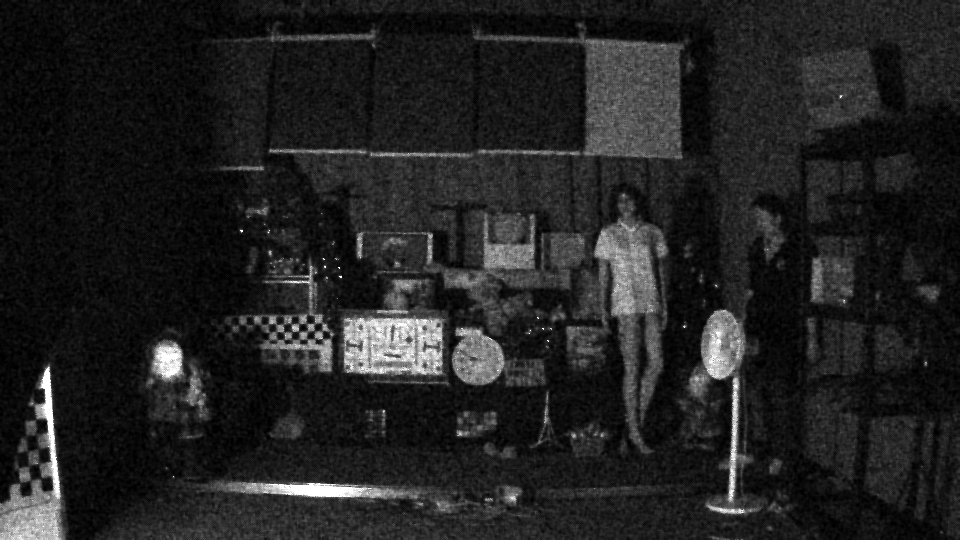
#> input picture utils/2DNR/robust_raw_md_肖纬杰_已验证/MD_optimized_sc450ai2/bboxes/0000.png, 960 x 540 px
$ python visualize_tiff.py
#> lines starting #> are read from the running program, lines starting #| are printed output that depends on the picture
import tkinter as tk
from tkinter import filedialog
from PIL import Image
import numpy as np
import os
import matplotlib.pyplot as plt


def detect_vbm3d_results():
    root = tk.Tk()
    root.withdraw()

    default_path = os.path.join(os.path.expanduser("~"), "Desktop", "VBM3D_3DNR_Results")

    file_path = filedialog.askopenfilename(
        initialdir=default_path,
        title="选择 VBM3D 去噪后的 TIFF 文件",
        filetypes=[("TIFF 图像", "*.tif;*.tiff"), ("所有文件", "*.*")]
    )
#> the answer given: ../../../../utils/2DNR/robust_raw_md_肖纬杰_已验证/MD_optimized_sc450ai2/bboxes/0000.png

    if not file_path:
        return

    try:
        img = Image.open(file_path)
#> img is the input picture: PIL image 960x540 L; min 0, max 255, mean 34
        img_array = np.array(img).astype(np.float32)

        print("-" * 40)
        print(f"【VBM3D 产物深度检测】")
        print(f"文件名: {os.path.basename(file_path)}")

        # 基础维度信息
        h, w = img_array.shape[:2]
#> h = 540; w = 960
        channels = img_array.shape[2] if img_array.ndim == 3 else 1
#> channels = 1
        print(f"分辨率: {w} x {h}")
#| 分辨率: 960 x 540
        if channels > 1:
            print(f"通道数: {channels} (彩色图像)")
        print(f"数据类型 (dtype): {img_array.dtype}")
#| 数据类型 (dtype): float32

        # 数值范围检测
        v_min = np.min(img_array)
#> v_min = 0
        v_max = np.max(img_array)
#> v_max = 255
        v_mean = np.mean(img_array)
#> v_mean = 33.98

        print(f"像素最小值: {v_min:.2f}")
#| 像素最小值: 0.00
        print(f"像素最大值: {v_max:.2f}")
#| 像素最大值: 255.00
        print(f"平均亮度: {v_mean:.2f}")
#| 平均亮度: 33.98

        # 位深逻辑判定
        if v_max > 255:
            print("判定结果: 确认保留了 12-bit/16-bit 高精度数据 (4095 域)")
        else:
            print("判定结果: 数据似乎被压缩到了 8-bit 范围 (255 域)")

        # ---------- 新增：真实位深检测 ----------
        # 展平所有像素值（如果是彩色，则将所有通道的值合并）
        flat_vals = img_array.ravel()
        unique_vals = np.unique(flat_vals)
#> unique_vals = 256 values from 0 to 255
        num_unique = len(unique_vals)
#> num_unique = 256
        print(f"\n【灰度级分析】")
        print(f"不同像素值数量: {num_unique} (理论最大4096)")
#| 不同像素值数量: 256 (理论最大4096)

        # 根据唯一值数量判断
        if num_unique > 3000:
            print("真实性: 很可能为真实12位图像 (灰度级丰富)")
        elif num_unique > 1000:
            print("真实性: 可能为12位但有压缩或后处理")
        elif num_unique > 256:
            print("真实性: 疑似从8位拉伸 (灰度级较少)")
        else:
            print("真实性: 极可能为8位或更低图像")

        # 分析灰度级间隔特征（如果唯一值足够多才分析，避免除零）
        if num_unique > 10:
            sorted_vals = np.sort(unique_vals)
#> sorted_vals = 256 values from 0 to 255
            gaps = np.diff(sorted_vals)
#> gaps = 255 values from 1 to 1
            median_gap = np.median(gaps)
#> median_gap = 1
            std_gap = np.std(gaps)
#> std_gap = 0
            print(f"灰度级间隔中位数: {median_gap:.2f}")
#| 灰度级间隔中位数: 1.00
            print(f"间隔标准差: {std_gap:.2f}")
#| 间隔标准差: 0.00

            # 判断是否存在均匀拉伸的迹象
            if std_gap < 0.5 and median_gap > 1.5:
                # 间隔非常一致且较大，可能是线性拉伸
                print("间隔特征: 灰度级间隔均匀，可能是从低位深线性拉伸而来")
                if 15 < median_gap < 17:
                    print("  └─ 符合8位→12位拉伸 (间隔≈16)")
                elif 3 < median_gap < 5:
                    print("  └─ 符合10位→12位拉伸 (间隔≈4)")
                else:
                    print(f"  └─ 间隔{median_gap:.1f}，可能为其他拉伸")
            elif median_gap == 1:
                print("间隔特征: 正常连续灰度级")
            else:
                print("间隔特征: 无明显拉伸迹象")
        else:
            print("灰度级过少，无法进行间隔分析")
        # ----------------------------------------

        # Matplotlib 预览
        plt.figure(figsize=(10, 8))
        if channels == 1:
            plt.imshow(img_array, cmap='gray', vmin=0, vmax=4095)
            plt.colorbar(label='Pixel Value (12-bit Range)')
        else:
            # 彩色图像：归一化显示（不改变原始数据）
            plt.imshow(np.clip(img_array / 4095, 0, 1))
            plt.colorbar(label='Normalized Value')
        plt.title(f"Preview: {os.path.basename(file_path)}")
        plt.axis('off')

        print("\n提示: 图片已在 PyCharm 的 SciView/Plots 窗口打开。")
        print("-" * 40)
        plt.show()
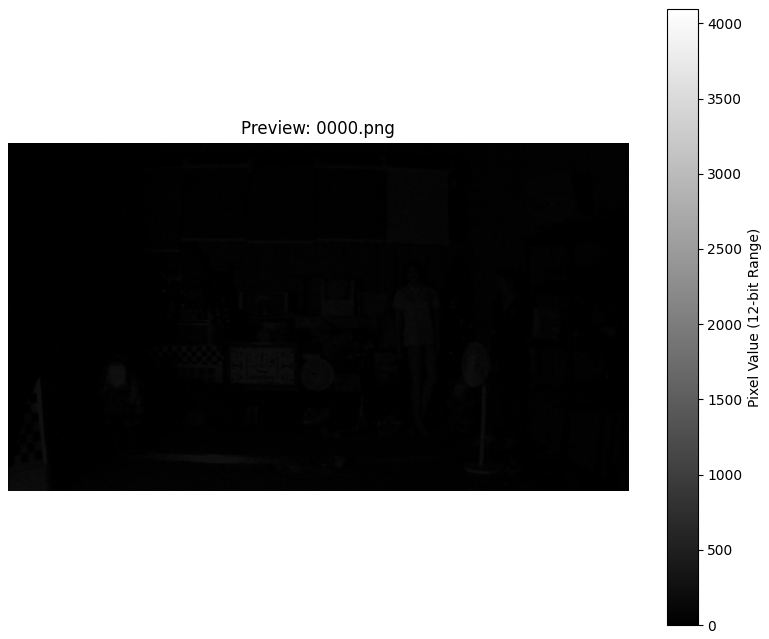
#> figure drawn by matplotlib, 2 panels

    except Exception as e:
        print(f"检测失败: {e}")


if __name__ == "__main__":
    detect_vbm3d_results()
